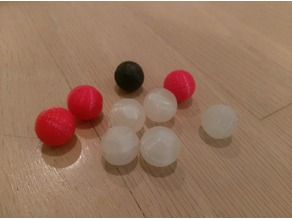
#> input picture tests/many.jpg, 292 x 219 px, given in place of the camera
$ python webcam.py   (older library calls are emulated)
#> lines starting #> are read from the running program, lines starting #| are printed output that depends on the picture; after the words box and inside, x2 and y2 are one past the last pixel; in counts of white or black regions, pixels touching at a corner belong together
"""
Simply display the contents of the webcam with optional mirroring using OpenCV
via the new Pythonic cv2 interface.  Press <esc> to quit.
"""

import cv2

# Setup default values for SimpleBlobDetector parameters.

params = cv2.SimpleBlobDetector_Params()

# These are just examples, tune your own if needed
# Change thresholds
params.minThreshold = 10
params.maxThreshold = 200

# Filter by Area
params.filterByArea = True
params.minArea = 200
params.maxArea = 10000

# Filter by Circularity
params.filterByCircularity = True
params.minCircularity = 0.1

# Filter by Color
params.filterByColor = False
# not directly color, but intensity on the channel input
# params.blobColor = 0
params.filterByConvexity = False
params.filterByInertia = False

# Create a detector with the parameters
ver = cv2.__version__.split('.')
if int(ver[0]) < 3:
    detector = cv2.SimpleBlobDetector(params)
else:
    detector = cv2.SimpleBlobDetector_create(params)

cam = cv2.VideoCapture(0)

while True:
    ret_val, img = cam.read()
#> img is the input picture: shape (219, 292, 3); mean B, G, R 93.9, 116.1, 150.4
    if not ret_val: continue

    # then the result is blurred
    img = cv2.GaussianBlur(img, (9, 9), 3, 3)
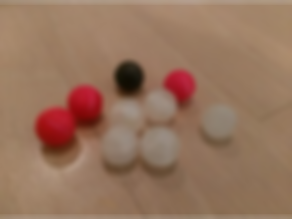
#> img: shape (219, 292, 3); mean B, G, R 93.4, 115.6, 150

    # converting the input stream into HSV color space
    img = cv2.cvtColor(img, cv2.COLOR_BGR2HSV)
#> img: shape (219, 292, 3); mean H, S, V 18, 98, 150

    # because hue wraps up and to extract as many "red objects" as possible, I define lower and upper boundaries for brighter and for darker red shades
    # after masking the red shades out, I add the two images
    img = cv2.addWeighted(
        cv2.inRange(img, (0, 100, 100), (10, 255, 255)), 1.0,
        cv2.inRange(img, (350, 100, 100), (360, 255, 255)), 1.0,
        0.0)
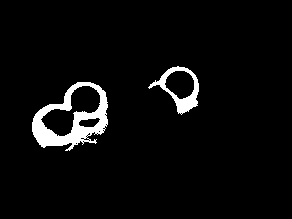
#> img: shape (219, 292); 4.4% white; 2 white regions, box (x1, y1, x2, y2) and area: (32, 82, 108, 151) 2088, (148, 66, 199, 115) 710

    # some morphological operations (closing) to remove small blobs
    img = cv2.erode(img, cv2.getStructuringElement(cv2.MORPH_RECT, (3, 3)))
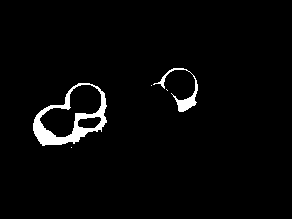
#> img: shape (219, 292); 2.8% white; 5 white regions (3 under 20 px), largest, box (x1, y1, x2, y2) and area: (33, 83, 107, 146) 1384, (153, 68, 198, 112) 379
    img = cv2.dilate(img, cv2.getStructuringElement(cv2.MORPH_RECT, (8, 8)))
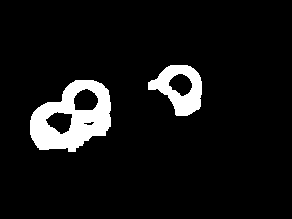
#> img: shape (219, 292); 7.6% white; 2 white regions, box (x1, y1, x2, y2) and area: (30, 80, 111, 152) 3396, (148, 65, 202, 116) 1460

    # on the color-masked, blurred and morphed image I apply the cv2.HoughCircles-method to detect circle-shaped objects
    detected_circles = cv2.HoughCircles(img, cv2.HOUGH_GRADIENT, 1, 150, param1=100, param2=20, minRadius=20,
                                        maxRadius=200)
#> detected_circles = None
    if detected_circles is not None:
        for circle in detected_circles[0, :]:
            circled_orig = cv2.circle(img, (circle[0], circle[1]), int(circle[2]), (0, 255, 0), thickness=3)
        cv2.imshow("original", circled_orig)
    else:
        cv2.imshow("original", img)
    #
    # img_HSV = cv2.cvtColor(img_BGR, cv2.COLOR_BGR2HSV)
    #
    # cv2.inRange()
    #
    # # BY DEFAULT, opencv IMAGES have BGR format
    # redMin = (10, 10, 100)
    # redMax = (50, 50, 255)
    #
    # blueMin = (60, 10, 10)
    # blueMax = (255, 100, 100)
    #
    # mask_red = cv2.inRange(img_BGR, redMin, redMax)
    # mask_blue = cv2.inRange(img_BGR, blueMin, blueMax)
    #
    # # apply the mask
    # red = cv2.bitwise_and(img_BGR, img_BGR, mask=mask_red)
    # blue = cv2.bitwise_and(img_BGR, img_BGR, mask=mask_blue)
    # # show resulting filtered image next to the original one
    # cv2.imshow("Red regions", np.hstack([img_BGR, red]))
    # cv2.imshow("Blue regions", np.hstack([img_BGR, blue]))
    #
    # # detector finds "dark" blobs by default, so invert image for results with same detector
    # keypoints_red = detector.detect(255 - mask_red)
    # keypoints_blue = detector.detect(255 - mask_blue)
    #
    # # documentation of SimpleBlobDetector is not clear on what kp.size is exactly, but it looks like the diameter of the blob.
    # # for kp in keypoints_red:
    # #     print(kp.pt[0], kp.pt[1], kp.size)
    #
    # # Draw detected blobs as red circles.
    # # cv2.DRAW_MATCHES_FLAGS_DRAW_RICH_KEYPOINTS ensures
    # # the size of the circle corresponds to the size of blob
    # im_with_keypoints = cv2.drawKeypoints(img_BGR, keypoints_red, np.array([]),
    #                                       (255, 255, 255), cv2.DRAW_MATCHES_FLAGS_DRAW_RICH_KEYPOINTS)
    # im_with_keypoints2 = cv2.drawKeypoints(img_BGR, keypoints_blue, np.array([]),
    #                                        (255, 255, 255), cv2.DRAW_MATCHES_FLAGS_DRAW_RICH_KEYPOINTS)
    #
    # # Show mask and blobs found
    # cv2.imshow("Keypoints on RED", im_with_keypoints)
    # cv2.imshow("Keypoints on BLUE", im_with_keypoints2)

    if cv2.waitKey(1) == 27:
#> (key Esc is pressed here)
        break  # esc to quit
cv2.destroyAllWindows()
